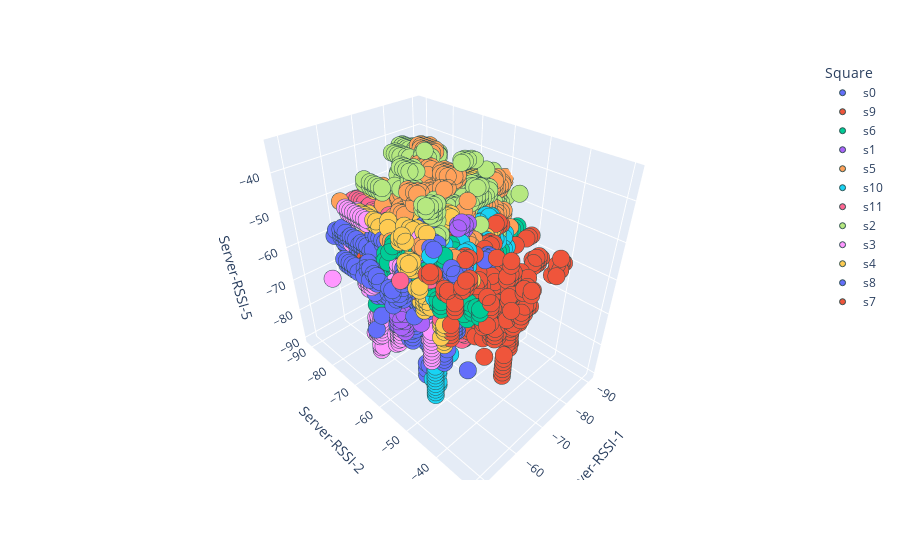

Source (notebook cell):
### Code cell
fig = px.scatter_3d(df, x="Server-RSSI-1", 
                           y="Server-RSSI-2",
                           z="Server-RSSI-5",
                           color="Square")

fig = fig.update_traces(marker=dict(size=6,
                              line=dict(width=1,
                                        color='DarkSlateGrey')),
                  selector=dict(mode='markers'))

fig.show()

### Figure 1 — Plotly figure (JSON) as saved in the notebook; plotly's stock layout.template omitted (floating-point values rounded to 4 significant figures; data arrays with more than 128 entries replaced by an {"elided": "..."} marker saying what was removed)
{"data": [{"hovertemplate": "Square=s0<br>Server-RSSI-1=%{x}<br>Server-RSSI-2=%{y}<br>Server-RSSI-5=%{z}<extra></extra>", "legendgroup": "s0", "marker": {"color": "#636efa", "line": {"color": "DarkSlateGrey", "width": 1}, "size": 6, "symbol": "circle"}, "mode": "markers", "name": "s0", "scene": "scene", "showlegend": true, "type": "scatter3d", "x": {"elided": "4000 int values"}, "y": {"elided": "4000 int values"}, "z": {"elided": "4000 int values"}}, {"hovertemplate": "Square=s9<br>Server-RSSI-1=%{x}<br>Server-RSSI-2=%{y}<br>Server-RSSI-5=%{z}<extra></extra>", "legendgroup": "s9", "marker": {"color": "#EF553B", "line": {"color": "DarkSlateGrey", "width": 1}, "size": 6, "symbol": "circle"}, "mode": "markers", "name": "s9", "scene": "scene", "showlegend": true, "type": "scatter3d", "x": {"elided": "4000 int values"}, "y": {"elided": "4000 int values"}, "z": {"elided": "4000 int values"}}, {"hovertemplate": "Square=s6<br>Server-RSSI-1=%{x}<br>Server-RSSI-2=%{y}<br>Server-RSSI-5=%{z}<extra></extra>", "legendgroup": "s6", "marker": {"color": "#00cc96", "line": {"color": "DarkSlateGrey", "width": 1}, "size": 6, "symbol": "circle"}, "mode": "markers", "name": "s6", "scene": "scene", "showlegend": true, "type": "scatter3d", "x": {"elided": "4000 int values"}, "y": {"elided": "4000 int values"}, "z": {"elided": "4000 int values"}}, {"hovertemplate": "Square=s1<br>Server-RSSI-1=%{x}<br>Server-RSSI-2=%{y}<br>Server-RSSI-5=%{z}<extra></extra>", "legendgroup": "s1", "marker": {"color": "#ab63fa", "line": {"color": "DarkSlateGrey", "width": 1}, "size": 6, "symbol": "circle"}, "mode": "markers", "name": "s1", "scene": "scene", "showlegend": true, "type": "scatter3d", "x": {"elided": "3900 int values"}, "y": {"elided": "3900 int values"}, "z": {"elided": "3900 int values"}}, {"hovertemplate": "Square=s5<br>Server-RSSI-1=%{x}<br>Server-RSSI-2=%{y}<br>Server-RSSI-5=%{z}<extra></extra>", "legendgroup": "s5", "marker": {"color": "#FFA15A", "line": {"color": "DarkSlateGrey", "width": 1}, "size": 6, "symbol": "circle"}, "mode": "markers", "name": "s5", "scene": "scene", "showlegend": true, "type": "scatter3d", "x": {"elided": "4000 int values"}, "y": {"elided": "4000 int values"}, "z": {"elided": "4000 int values"}}, {"hovertemplate": "Square=s10<br>Server-RSSI-1=%{x}<br>Server-RSSI-2=%{y}<br>Server-RSSI-5=%{z}<extra></extra>", "legendgroup": "s10", "marker": {"color": "#19d3f3", "line": {"color": "DarkSlateGrey", "width": 1}, "size": 6, "symbol": "circle"}, "mode": "markers", "name": "s10", "scene": "scene", "showlegend": true, "type": "scatter3d", "x": {"elided": "4000 int values"}, "y": {"elided": "4000 int values"}, "z": {"elided": "4000 int values"}}, {"hovertemplate": "Square=s11<br>Server-RSSI-1=%{x}<br>Server-RSSI-2=%{y}<br>Server-RSSI-5=%{z}<extra></extra>", "legendgroup": "s11", "marker": {"color": "#FF6692", "line": {"color": "DarkSlateGrey", "width": 1}, "size": 6, "symbol": "circle"}, "mode": "markers", "name": "s11", "scene": "scene", "showlegend": true, "type": "scatter3d", "x": {"elided": "4000 int values"}, "y": {"elided": "4000 int values"}, "z": {"elided": "4000 int values"}}, {"hovertemplate": "Square=s2<br>Server-RSSI-1=%{x}<br>Server-RSSI-2=%{y}<br>Server-RSSI-5=%{z}<extra></extra>", "legendgroup": "s2", "marker": {"color": "#B6E880", "line": {"color": "DarkSlateGrey", "width": 1}, "size": 6, "symbol": "circle"}, "mode": "markers", "name": "s2", "scene": "scene", "showlegend": true, "type": "scatter3d", "x": {"elided": "3900 int values"}, "y": {"elided": "3900 int values"}, "z": {"elided": "3900 int values"}}, {"hovertemplate": "Square=s3<br>Server-RSSI-1=%{x}<br>Server-RSSI-2=%{y}<br>Server-RSSI-5=%{z}<extra></extra>", "legendgroup": "s3", "marker": {"color": "#FF97FF", "line": {"color": "DarkSlateGrey", "width": 1}, "size": 6, "symbol": "circle"}, "mode": "markers", "name": "s3", "scene": "scene", "showlegend": true, "type": "scatter3d", "x": {"elided": "4000 int values"}, "y": {"elided": "4000 int values"}, "z": {"elided": "4000 int values"}}, {"hovertemplate": "Square=s4<br>Server-RSSI-1=%{x}<br>Server-RSSI-2=%{y}<br>Server-RSSI-5=%{z}<extra></extra>", "legendgroup": "s4", "marker": {"color": "#FECB52", "line": {"color": "DarkSlateGrey", "width": 1}, "size": 6, "symbol": "circle"}, "mode": "markers", "name": "s4", "scene": "scene", "showlegend": true, "type": "scatter3d", "x": {"elided": "4000 int values"}, "y": {"elided": "4000 int values"}, "z": {"elided": "4000 int values"}}, {"hovertemplate": "Square=s8<br>Server-RSSI-1=%{x}<br>Server-RSSI-2=%{y}<br>Server-RSSI-5=%{z}<extra></extra>", "legendgroup": "s8", "marker": {"color": "#636efa", "line": {"color": "DarkSlateGrey", "width": 1}, "size": 6, "symbol": "circle"}, "mode": "markers", "name": "s8", "scene": "scene", "showlegend": true, "type": "scatter3d", "x": {"elided": "4000 int values"}, "y": {"elided": "4000 int values"}, "z": {"elided": "4000 int values"}}, {"hovertemplate": "Square=s7<br>Server-RSSI-1=%{x}<br>Server-RSSI-2=%{y}<br>Server-RSSI-5=%{z}<extra></extra>", "legendgroup": "s7", "marker": {"color": "#EF553B", "line": {"color": "DarkSlateGrey", "width": 1}, "size": 6, "symbol": "circle"}, "mode": "markers", "name": "s7", "scene": "scene", "showlegend": true, "type": "scatter3d", "x": {"elided": "4000 int values"}, "y": {"elided": "4000 int values"}, "z": {"elided": "4000 int values"}}], "layout": {"legend": {"title": {"text": "Square"}, "tracegroupgap": 0}, "margin": {"t": 60}, "scene": {"domain": {"x": [0, 1], "y": [0, 1]}, "xaxis": {"title": {"text": "Server-RSSI-1"}}, "yaxis": {"title": {"text": "Server-RSSI-2"}}, "zaxis": {"title": {"text": "Server-RSSI-5"}}}}}
